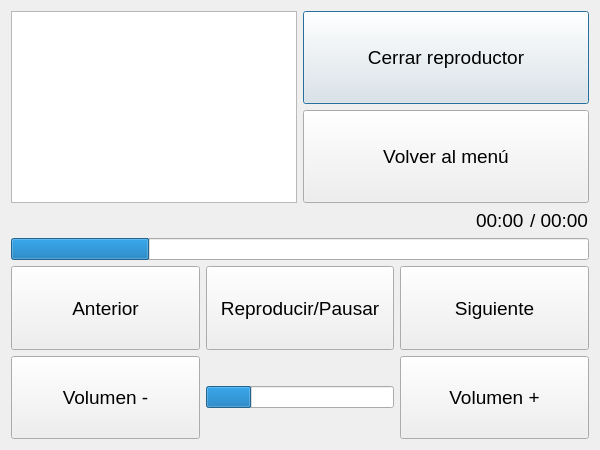
<?xml version="1.0" encoding="UTF-8"?>
<ui version="4.0">
 <class>MusicDialog</class>
 <widget class="QDialog" name="MusicDialog">
  <property name="geometry">
   <rect>
    <x>0</x>
    <y>0</y>
    <width>600</width>
    <height>450</height>
   </rect>
  </property>
  <property name="windowTitle">
   <string>Dialog</string>
  </property>
  <layout class="QVBoxLayout" name="verticalLayout">
   <item>
    <layout class="QHBoxLayout" name="horizontalLayout_2">
     <item>
      <widget class="QListView" name="songList">
       <property name="sizePolicy">
        <sizepolicy hsizetype="Expanding" vsizetype="Expanding">
         <horstretch>0</horstretch>
         <verstretch>0</verstretch>
        </sizepolicy>
       </property>
       <property name="editTriggers">
        <set>QAbstractItemView::NoEditTriggers</set>
       </property>
       <property name="selectionMode">
        <enum>QAbstractItemView::SingleSelection</enum>
       </property>
       <property name="textElideMode">
        <enum>Qt::ElideLeft</enum>
       </property>
       <property name="isWrapping" stdset="0">
        <bool>true</bool>
       </property>
       <property name="viewMode">
        <enum>QListView::IconMode</enum>
       </property>
      </widget>
     </item>
     <item>
      <layout class="QVBoxLayout" name="verticalLayout_2">
       <item>
        <widget class="QPushButton" name="quitButton">
         <property name="sizePolicy">
          <sizepolicy hsizetype="MinimumExpanding" vsizetype="MinimumExpanding">
           <horstretch>0</horstretch>
           <verstretch>0</verstretch>
          </sizepolicy>
         </property>
         <property name="font">
          <font>
           <pointsize>14</pointsize>
          </font>
         </property>
         <property name="text">
          <string>Cerrar reproductor</string>
         </property>
        </widget>
       </item>
       <item>
        <widget class="QPushButton" name="hideButton">
         <property name="sizePolicy">
          <sizepolicy hsizetype="MinimumExpanding" vsizetype="MinimumExpanding">
           <horstretch>0</horstretch>
           <verstretch>0</verstretch>
          </sizepolicy>
         </property>
         <property name="font">
          <font>
           <pointsize>14</pointsize>
          </font>
         </property>
         <property name="text">
          <string>Volver al menú</string>
         </property>
        </widget>
       </item>
      </layout>
     </item>
    </layout>
   </item>
   <item>
    <layout class="QHBoxLayout" name="horizontalLayout">
     <item>
      <widget class="QLabel" name="songLabel">
       <property name="sizePolicy">
        <sizepolicy hsizetype="Preferred" vsizetype="Preferred">
         <horstretch>0</horstretch>
         <verstretch>0</verstretch>
        </sizepolicy>
       </property>
       <property name="font">
        <font>
         <pointsize>14</pointsize>
        </font>
       </property>
       <property name="text">
        <string>&lt;Sin canción&gt;</string>
       </property>
      </widget>
     </item>
     <item>
      <widget class="QLabel" name="timeLabel">
       <property name="sizePolicy">
        <sizepolicy hsizetype="Fixed" vsizetype="Preferred">
         <horstretch>0</horstretch>
         <verstretch>0</verstretch>
        </sizepolicy>
       </property>
       <property name="font">
        <font>
         <pointsize>14</pointsize>
        </font>
       </property>
       <property name="text">
        <string>00:00</string>
       </property>
      </widget>
     </item>
     <item>
      <widget class="QLabel" name="totalTimeLabel">
       <property name="sizePolicy">
        <sizepolicy hsizetype="Fixed" vsizetype="Preferred">
         <horstretch>0</horstretch>
         <verstretch>0</verstretch>
        </sizepolicy>
       </property>
       <property name="font">
        <font>
         <pointsize>14</pointsize>
        </font>
       </property>
       <property name="text">
        <string>/ 00:00</string>
       </property>
      </widget>
     </item>
    </layout>
   </item>
   <item>
    <widget class="QProgressBar" name="timeBar">
     <property name="value">
      <number>24</number>
     </property>
     <property name="textVisible">
      <bool>false</bool>
     </property>
    </widget>
   </item>
   <item>
    <layout class="QGridLayout" name="gridLayout">
     <item row="0" column="2">
      <widget class="QPushButton" name="goForwardButton">
       <property name="sizePolicy">
        <sizepolicy hsizetype="Expanding" vsizetype="Expanding">
         <horstretch>0</horstretch>
         <verstretch>0</verstretch>
        </sizepolicy>
       </property>
       <property name="font">
        <font>
         <pointsize>14</pointsize>
        </font>
       </property>
       <property name="text">
        <string>Siguiente</string>
       </property>
       <property name="default">
        <bool>false</bool>
       </property>
      </widget>
     </item>
     <item row="0" column="0">
      <widget class="QPushButton" name="goBackButton">
       <property name="sizePolicy">
        <sizepolicy hsizetype="Expanding" vsizetype="Expanding">
         <horstretch>0</horstretch>
         <verstretch>0</verstretch>
        </sizepolicy>
       </property>
       <property name="font">
        <font>
         <pointsize>14</pointsize>
        </font>
       </property>
       <property name="text">
        <string>Anterior</string>
       </property>
       <property name="default">
        <bool>false</bool>
       </property>
      </widget>
     </item>
     <item row="1" column="1">
      <widget class="QProgressBar" name="volumeBar">
       <property name="sizePolicy">
        <sizepolicy hsizetype="Expanding" vsizetype="Fixed">
         <horstretch>0</horstretch>
         <verstretch>0</verstretch>
        </sizepolicy>
       </property>
       <property name="value">
        <number>24</number>
       </property>
       <property name="textVisible">
        <bool>false</bool>
       </property>
      </widget>
     </item>
     <item row="1" column="0">
      <widget class="QPushButton" name="lessVolumeButton">
       <property name="sizePolicy">
        <sizepolicy hsizetype="Expanding" vsizetype="Expanding">
         <horstretch>0</horstretch>
         <verstretch>0</verstretch>
        </sizepolicy>
       </property>
       <property name="font">
        <font>
         <pointsize>14</pointsize>
        </font>
       </property>
       <property name="text">
        <string>Volumen -</string>
       </property>
       <property name="default">
        <bool>false</bool>
       </property>
      </widget>
     </item>
     <item row="1" column="2">
      <widget class="QPushButton" name="moreVolumeButton">
       <property name="sizePolicy">
        <sizepolicy hsizetype="Expanding" vsizetype="Expanding">
         <horstretch>0</horstretch>
         <verstretch>0</verstretch>
        </sizepolicy>
       </property>
       <property name="font">
        <font>
         <pointsize>14</pointsize>
        </font>
       </property>
       <property name="text">
        <string>Volumen +</string>
       </property>
       <property name="default">
        <bool>false</bool>
       </property>
      </widget>
     </item>
     <item row="0" column="1">
      <widget class="QPushButton" name="playPauseButton">
       <property name="sizePolicy">
        <sizepolicy hsizetype="Expanding" vsizetype="Expanding">
         <horstretch>0</horstretch>
         <verstretch>0</verstretch>
        </sizepolicy>
       </property>
       <property name="font">
        <font>
         <pointsize>14</pointsize>
        </font>
       </property>
       <property name="text">
        <string>Reproducir/Pausar</string>
       </property>
       <property name="default">
        <bool>false</bool>
       </property>
      </widget>
     </item>
    </layout>
   </item>
  </layout>
 </widget>
 <tabstops>
  <tabstop>lessVolumeButton</tabstop>
  <tabstop>goBackButton</tabstop>
  <tabstop>goForwardButton</tabstop>
  <tabstop>moreVolumeButton</tabstop>
 </tabstops>
 <resources/>
 <connections/>
</ui>
